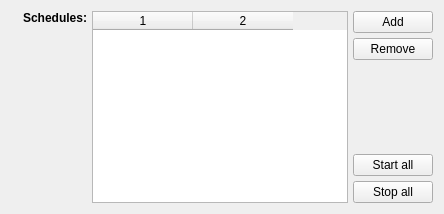
          <widget class="QWidget" name="layoutWidget">
           <layout class="QVBoxLayout">
            <item>
             <layout class="QHBoxLayout" name="horizontalLayout_2">
              <property name="spacing">
               <number>5</number>
              </property>
              <item>
               <layout class="QVBoxLayout" name="verticalLayout_3">
                <item>
                 <layout class="QHBoxLayout" name="horizontalLayout_3">
                  <item>
                   <widget class="QLabel" name="label_12">
                    <property name="text">
                     <string/>
                    </property>
                    <property name="pixmap">
                     <pixmap resource="../resources.qrc">:/new/prefix1/images/scheduler16.png</pixmap>
                    </property>
                   </widget>
                  </item>
                  <item>
                   <widget class="QLabel" name="label_13">
                    <property name="text">
                     <string>&lt;b&gt;Schedules:&lt;/b&gt;</string>
                    </property>
                   </widget>
                  </item>
                 </layout>
                </item>
                <item>
                 <spacer name="verticalSpacer_2">
                  <property name="orientation">
                   <enum>Qt::Vertical</enum>
                  </property>
                  <property name="sizeHint" stdset="0">
                   <size>
                    <width>20</width>
                    <height>40</height>
                   </size>
                  </property>
                 </spacer>
                </item>
               </layout>
              </item>
              <item>
               <widget class="QTableWidget" name="tw_schedules">
                <property name="statusTip">
                 <string>List of schedules</string>
                </property>
                <property name="editTriggers">
                 <set>QAbstractItemView::EditKeyPressed</set>
                </property>
                <property name="showGrid">
                 <bool>false</bool>
                </property>
                <property name="columnCount">
                 <number>2</number>
                </property>
                <column/>
                <column/>
               </widget>
              </item>
              <item>
               <layout class="QVBoxLayout" name="verticalLayout_2">
                <property name="spacing">
                 <number>5</number>
                </property>
                <item>
                 <widget class="QPushButton" name="add_schedule">
                  <property name="statusTip">
                   <string>Add a schedule</string>
                  </property>
                  <property name="text">
                   <string>Add</string>
                  </property>
                  <property name="icon">
                   <iconset resource="../resources.qrc">
                    <normaloff>:/new/prefix1/images/add.png</normaloff>:/new/prefix1/images/add.png</iconset>
                  </property>
                 </widget>
                </item>
                <item>
                 <widget class="QPushButton" name="remove_schedule">
                  <property name="statusTip">
                   <string>Remove the current schedule</string>
                  </property>
                  <property name="text">
                   <string>Remove</string>
                  </property>
                  <property name="icon">
                   <iconset resource="../resources.qrc">
                    <normaloff>:/new/prefix1/images/remove.png</normaloff>:/new/prefix1/images/remove.png</iconset>
                  </property>
                 </widget>
                </item>
                <item>
                 <spacer name="verticalSpacer">
                  <property name="orientation">
                   <enum>Qt::Vertical</enum>
                  </property>
                  <property name="sizeHint" stdset="0">
                   <size>
                    <width>20</width>
                    <height>40</height>
                   </size>
                  </property>
                 </spacer>
                </item>
                <item>
                 <widget class="QPushButton" name="startall_schedules">
                  <property name="statusTip">
                   <string>Start all schedules</string>
                  </property>
                  <property name="text">
                   <string>Start all</string>
                  </property>
                 </widget>
                </item>
                <item>
                 <widget class="QPushButton" name="stopall_schedules">
                  <property name="statusTip">
                   <string>Stop all schedules</string>
                  </property>
                  <property name="text">
                   <string>Stop all</string>
                  </property>
                 </widget>
                </item>
               </layout>
              </item>
             </layout>
            </item>
           </layout>
          </widget>
